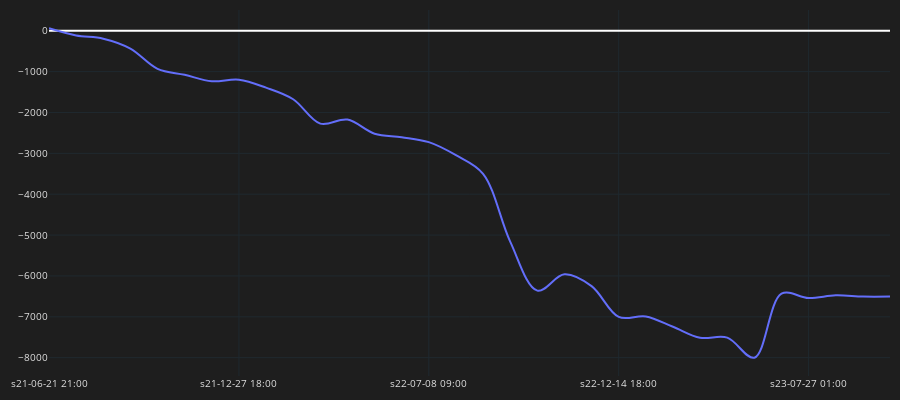

Here is the notebook cell this chart was saved with:
### Code cell
cp = CandlePlot(df_trades, candles=False)
cp.show_plot(line_traces=['GAIN_C'])

### Figure 1 — Plotly figure (JSON) as saved in the notebook; plotly's stock layout.template omitted (floating-point values rounded to 4 significant figures)
{"data": [{"line": {"shape": "spline", "width": 2}, "name": "GAIN_C", "type": "scatter", "x": ["s21-06-21 21:00", "s21-08-09 21:00", "s21-08-18 21:00", "s21-09-09 17:00", "s21-09-20 17:00", "s21-10-11 13:00", "s21-11-11 02:00", "s21-12-27 18:00", "s22-01-30 22:00", "s22-02-09 10:00", "s22-03-01 06:00", "s22-03-22 13:00", "s22-05-05 09:00", "s22-06-06 05:00", "s22-07-08 09:00", "s22-07-25 13:00", "s22-08-01 01:00", "s22-09-07 21:00", "s22-09-25 21:00", "s22-10-11 09:00", "s22-11-15 22:00", "s22-12-14 18:00", "s22-12-21 02:00", "s23-01-31 06:00", "s23-02-08 06:00", "s23-02-15 10:00", "s23-03-22 21:00", "s23-04-04 05:00", "s23-07-27 01:00", "s23-08-09 09:00", "s23-09-15 01:00", "s23-10-31 09:00"], "y": [59.6, -116.8, -194.5, -437.1, -932.1, -1079.0, -1237.0, -1198.0, -1393.0, -1676.0, -2273.0, -2173.0, -2519.0, -2605.0, -2726.0, -3046.0, -3500.0, -5159.0, -6359.0, -5961.0, -6249.0, -7003.0, -6991.0, -7244.0, -7512.0, -7510.0, -8000.0, -6433.0, -6540.0, -6472.0, -6503.0, -6503.0]}], "layout": {"font": {"color": "#e1e1e1", "size": 10}, "height": 400, "margin": {"b": 10, "l": 10, "r": 10, "t": 10}, "paper_bgcolor": "#1e1e1e", "plot_bgcolor": "#1e1e1e", "width": 900, "xaxis": {"fixedrange": true, "gridcolor": "#1f292f", "nticks": 5, "rangeslider": {"visible": false}, "showgrid": true}, "yaxis": {"gridcolor": "#1f292f", "showgrid": true}}}
